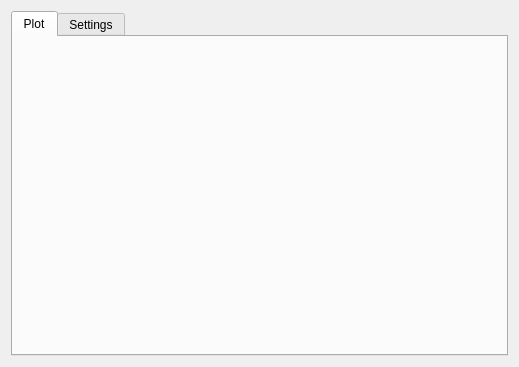
<?xml version="1.0" encoding="UTF-8"?>
<ui version="4.0">
 <class>MdiPlot</class>
 <widget class="QWidget" name="MdiPlot">
  <property name="geometry">
   <rect>
    <x>0</x>
    <y>0</y>
    <width>519</width>
    <height>367</height>
   </rect>
  </property>
  <property name="minimumSize">
   <size>
    <width>519</width>
    <height>367</height>
   </size>
  </property>
  <property name="windowTitle">
   <string>Form</string>
  </property>
  <layout class="QGridLayout" name="gridLayout">
   <item row="0" column="0">
    <widget class="QTabWidget" name="tabWidget">
     <property name="currentIndex">
      <number>0</number>
     </property>
     <widget class="QWidget" name="graphTab">
      <attribute name="title">
       <string>Plot</string>
      </attribute>
      <layout class="QGridLayout" name="graphGridLayout">
       <item row="0" column="0">
        <widget class="QwtPlot" name="qwtPlot">
         <property name="propertiesDocument" stdset="0">
          <string notr="true"/>
         </property>
        </widget>
       </item>
       <item row="0" column="1">
        <widget class="QwtThermo" name="qwtThermo">
         <property name="scalePosition">
          <enum>QwtThermo::RightScale</enum>
         </property>
        </widget>
       </item>
      </layout>
     </widget>
     <widget class="QWidget" name="settingsTab">
      <attribute name="title">
       <string>Settings</string>
      </attribute>
      <layout class="QGridLayout" name="settingsGridLayout"/>
     </widget>
    </widget>
   </item>
  </layout>
 </widget>
 <customwidgets>
  <customwidget>
   <class>QwtPlot</class>
   <extends>QFrame</extends>
   <header>qwt_plot.h</header>
  </customwidget>
  <customwidget>
   <class>QwtThermo</class>
   <extends>QWidget</extends>
   <header>qwt_thermo.h</header>
  </customwidget>
 </customwidgets>
 <resources/>
 <connections/>
</ui>
